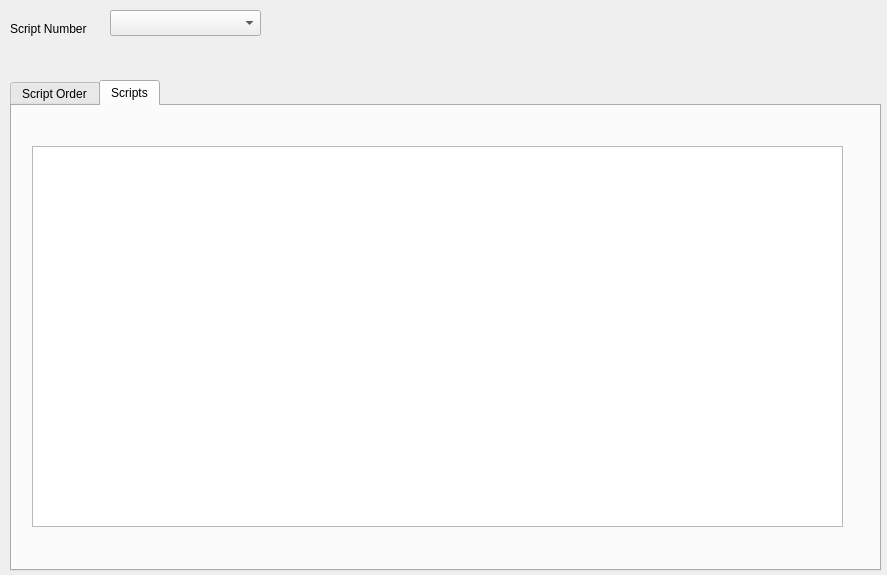
<?xml version="1.0" encoding="UTF-8"?>
<ui version="4.0">
 <class>scriptDlg</class>
 <widget class="QDialog" name="scriptDlg">
  <property name="geometry">
   <rect>
    <x>0</x>
    <y>0</y>
    <width>887</width>
    <height>575</height>
   </rect>
  </property>
  <property name="windowTitle">
   <string>Script Editor</string>
  </property>
  <property name="windowIcon">
   <iconset>
    <normaloff>PPRE.ico</normaloff>PPRE.ico</iconset>
  </property>
  <widget class="QComboBox" name="chooseScript">
   <property name="geometry">
    <rect>
     <x>110</x>
     <y>10</y>
     <width>151</width>
     <height>26</height>
    </rect>
   </property>
  </widget>
  <widget class="QLabel" name="scriptLabel">
   <property name="geometry">
    <rect>
     <x>10</x>
     <y>20</y>
     <width>101</width>
     <height>18</height>
    </rect>
   </property>
   <property name="text">
    <string>Script Number</string>
   </property>
  </widget>
  <widget class="QTabWidget" name="mapTab">
   <property name="geometry">
    <rect>
     <x>10</x>
     <y>80</y>
     <width>871</width>
     <height>491</height>
    </rect>
   </property>
   <property name="currentIndex">
    <number>1</number>
   </property>
   <widget class="QWidget" name="tab_2">
    <attribute name="title">
     <string>Script Order</string>
    </attribute>
    <widget class="QPlainTextEdit" name="orderEdit">
     <property name="geometry">
      <rect>
       <x>20</x>
       <y>20</y>
       <width>811</width>
       <height>381</height>
      </rect>
     </property>
    </widget>
   </widget>
   <widget class="QWidget" name="scriptTab">
    <attribute name="title">
     <string>Scripts</string>
    </attribute>
    <widget class="QPlainTextEdit" name="scriptEdit">
     <property name="geometry">
      <rect>
       <x>20</x>
       <y>40</y>
       <width>811</width>
       <height>381</height>
      </rect>
     </property>
    </widget>
   </widget>
  </widget>
 </widget>
 <resources/>
 <connections>
  <connection>
   <sender>chooseScript</sender>
   <signal>currentIndexChanged(int)</signal>
   <receiver>scriptDlg</receiver>
   <slot>updateScript()</slot>
   <hints>
    <hint type="sourcelabel">
     <x>211</x>
     <y>19</y>
    </hint>
    <hint type="destinationlabel">
     <x>331</x>
     <y>16</y>
    </hint>
   </hints>
  </connection>
 </connections>
 <slots>
  <slot>updateScript()</slot>
 </slots>
</ui>
